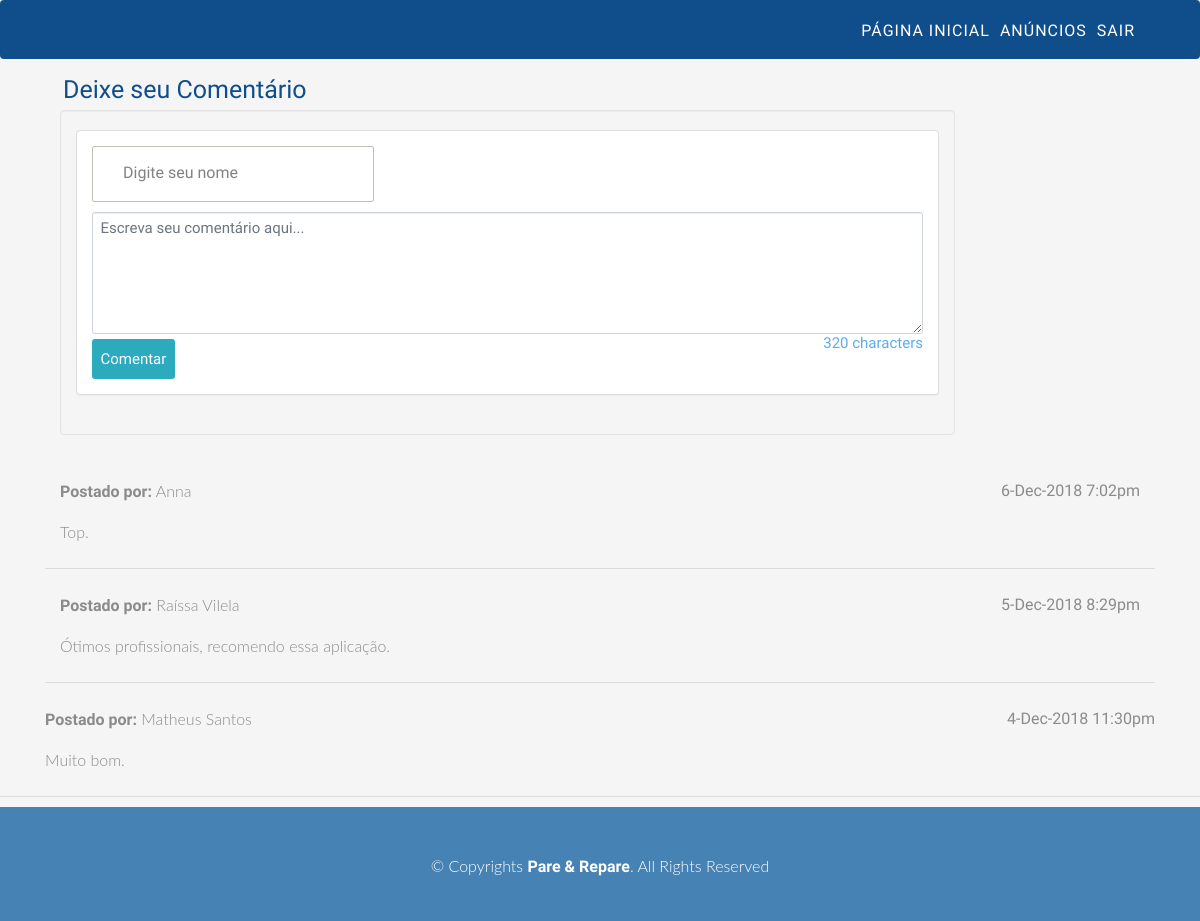
Screenshot of /comentario.php with the database file from the repository.
### tables this page shows
CREATE TABLE `comments` (
  `id` int(11) NOT NULL,
  `name` text NOT NULL,
  `comment` text NOT NULL,
  `post_time` text NOT NULL
);

### comentario.php (the view, shortened to what this page needs)
<!DOCTYPE html>
<html lang="pt-br">
<head>
    <link href="//netdna.bootstrapcdn.com/bootstrap/3.0.1/css/bootstrap.min.css" rel="stylesheet" id="bootstrap-css">
    <link href="css/vendor/bootstrap/css/bootstrap.min.css" rel="stylesheet">
    <link href="css/style1.css" rel="stylesheet">
    <link href="css/style.css" rel="stylesheet">
    <link href="css/st.css" rel="stylesheet">
    <link href="css/style_anuncio.css" rel="stylesheet">
    <link href="css/style_comments.css" rel="stylesheet">
</head>
<body>
    <div>
      <nav class="navbar navbar-expand-lg navbar-dark bg-dark fixed-top">
      <div class="container">
        <a class="navbar-brand" href="#"></a>
        <div class="collapse navbar-collapse" id="navbarResponsive">
          <ul class="navbar-nav ml-auto">
            <li class="nav-item active">
              <a class="nav-link" href="logado_index.php">Página Inicial
              </a>
            </li>
            <li class="nav-item">
              <a class="nav-link" href="anuncios2.php">Anúncios</a>
            </li>
            <li class="nav-item">
              <a class="nav-link" href="logout.php">SAIR</a>
            </li>
          </ul>
        </div>
      </div>
    </nav>
    </div>
    <br>
    <br>
    <br>
    <br>
    <br>
    <div class="container">
    <div class="col-md-18 clear"><h3 style="color:#104E8B; font-size: 25px; padding-left: 18px;"> Deixe seu Comentário</h3>
        <div>
           <div class="col-md-10">
        		<div class="container-fluid well span8">
                    <div class="panel panel-default">
                        <div class="panel-body">
                            <form action="" method="POST" onsubmit="return post();" id="container">
                                <input type="text" id="username" placeholder="Digite seu nome" autocomplete="off">
                                <textarea style="font-size: 15px;" id="comment" placeholder="Escreva seu comentário aqui..." class="form-control counted" name="message" rows="5" style="margin-bottom:10px;"></textarea>
                                <h6 style="font-size: 15px;" class="pull-right" id="counter">320 characters</h6>
                                <input style="font-size: 15px; margin-top: 5px;" value="Comentar" id="submit" class="btn btn-info" type="submit">Comentar</input>
                            </form>
                        </div>
                    </div>
                </div>
	        </div>
        </div>
        <br>
        <br>
        <br>
    </div>
    <br>
    <br>
    <br>
    <br>
    <br>
    <br>
    <br>
    <br>
    <br>
    <br>
    <br>
    <br>
    <br>
    <br>
    <br>
    <br>
    <br>
    <br>
    <br>
    <br>
    <br>
    <br>
    <br>
    <br>
    <br>
    <br>
    <div id="all_comments">
    <?php
        include("conexao.php");
        $comm = mysqli_query($conn, "SELECT * FROM comments ORDER BY id DESC");
        while($row = mysqli_fetch_array($comm)) {
	        $name    = $row['name'];
	        $comment = $row['comment'];
            $time    = $row['post_time'];
    ?>
    <div class="container">
    <p class="comment_div">
        <p class="name"><strong>Postado por:</strong> <?php echo $name;?> <span style="float:right"><?php echo date("j-M-Y g:ia", strtotime($time)) ?></span></p>
        <p class="comments"><?php echo $comment;?></p>
    </div>
    <hr>
    </div>
    <?php
    }
    ?>
    <div id="copyright">
      <div class="container">
        <p>
          &copy; Copyrights <strong id="nome-site">Pare & Repare</strong>. All Rights Reserved
        </p>
    </div>
  </div>
</body>
</html>

### css/style1.css (style rules this page uses)
* { margin: 0; padding: 0px ; font-family: 'Cabin Sketch', cursive; }
body { background: #fff; margin: 0; padding: 0 !important; color: #5a5a5a; }
h1, h2, h3, h4, h5, h6 { font-family: 'Cabin Sketch', cursive; font-weight: 300; color: #5CACEE; }
p { padding: 0; margin-bottom: 12px; font-family: 'Lato', sans-serif; font-weight: 300; font-size: 16px; line-height: 28px; color: #8b8b8b; margin-top: 10px; }
html, body { height: 100%; }
.clear { clear: both; display: block; font-size: 0; height: 0; line-height: 0; width: 100%; }
*, *:after, *:before { -webkit-box-sizing: border-box; -moz-box-sizing: border-box; box-sizing: border-box; padding: 0; margin: 0; }
a { padding: 0; margin: 0; text-decoration: none; -webkit-transition: background-color .4s linear, color .4s linear; -moz-transition: background-color .4s linear, color .4s linear; -o-transition: background-color .4s linear, color .4s linear; -ms-transition: background-color .4s linear, color .4s linear; transition: background-color .4s linear, color .4s linear; color: #1abc9c; }
input { font-size: 16px; min-height: 40px; border-radius: 25px; line-height: 20px; padding: 15px 30px 16px; border: 1px solid #b9b9af; margin-bottom: 10px; background-color: #fff; opacity: 0.9; -webkit-transition: background-color 0.2s; transition: background-color 0.2s; }
p { font-size: 16px; line-height: 28px; }
b, strong { font-weight: 700; }
ul { list-style-type: none; }
#copyright { background: #4682B4; padding: 35px 0; text-align: center; clear: both; }
#copyright p { margin-bottom: 5px; color: #fff; }
#nome-site { font-weight:700; }

### css/style.css (style rules this page uses)
* { margin: 0; padding: 0px; font-family: 'Cabin Sketch', cursive; }
body { background: #fff; margin: 0; color: #5a5a5a; }
h1, h2, h3, h4, h5, h6 { font-family: 'Cabin Sketch', cursive; font-weight: 300; color: #5CACEE; }
p { padding: 0; margin-bottom: 12px; font-family: 'Lato', sans-serif; font-weight: 300; font-size: 16px; line-height: 28px; color: #8b8b8b; margin-top: 10px; }
html, body { height: 100%; }
.clear { clear: both; display: block; font-size: 0; height: 0; line-height: 0; width:100%; }
*, *:after, *:before { -webkit-box-sizing: border-box; -moz-box-sizing: border-box; box-sizing: border-box; padding: 0; margin: 0; }
a { padding: 0; margin: 0; text-decoration: none; -webkit-transition: background-color .4s linear, color .4s linear; -moz-transition: background-color .4s linear, color .4s linear; -o-transition: background-color .4s linear, color .4s linear; -ms-transition: background-color .4s linear, color .4s linear; transition: background-color .4s linear, color .4s linear; color: whitesmoke; }
.navbar-brand { margin-top: -5px; }
.navbar-nav { font-size: 12px; text-transform: uppercase; letter-spacing: 1px; }
.navbar { padding-bottom: 2px; }
input { font-size: 16px; min-height: 40px; border-radius: 2px; line-height: 20px; padding: 16px 30px 18px; border: 1px solid #b9b9af; margin-bottom: 10px; background-color: #fff; -webkit-transition: background-color 0.2s; transition: background-color 0.2s; }

### css/style_anuncio.css (style rules this page uses)
body { background-color: whitesmoke !important; }

### css/style_comments.css (style rules this page uses)
.navbar { background-color: #104E8B !important; }
.nav-link { font-size: 16px !important; color: white !important; }

### rows the page displays
comments: name "Anna", post_time "6-Dec-2018 7:02pm", comment "Top."
comments: name "Raíssa Vilela", post_time "5-Dec-2018 8:29pm", comment "Ótimos profissionais, recomendo essa aplicação."
comments: name "Matheus Santos", post_time "4-Dec-2018 11:30pm", comment "Muito bom."
